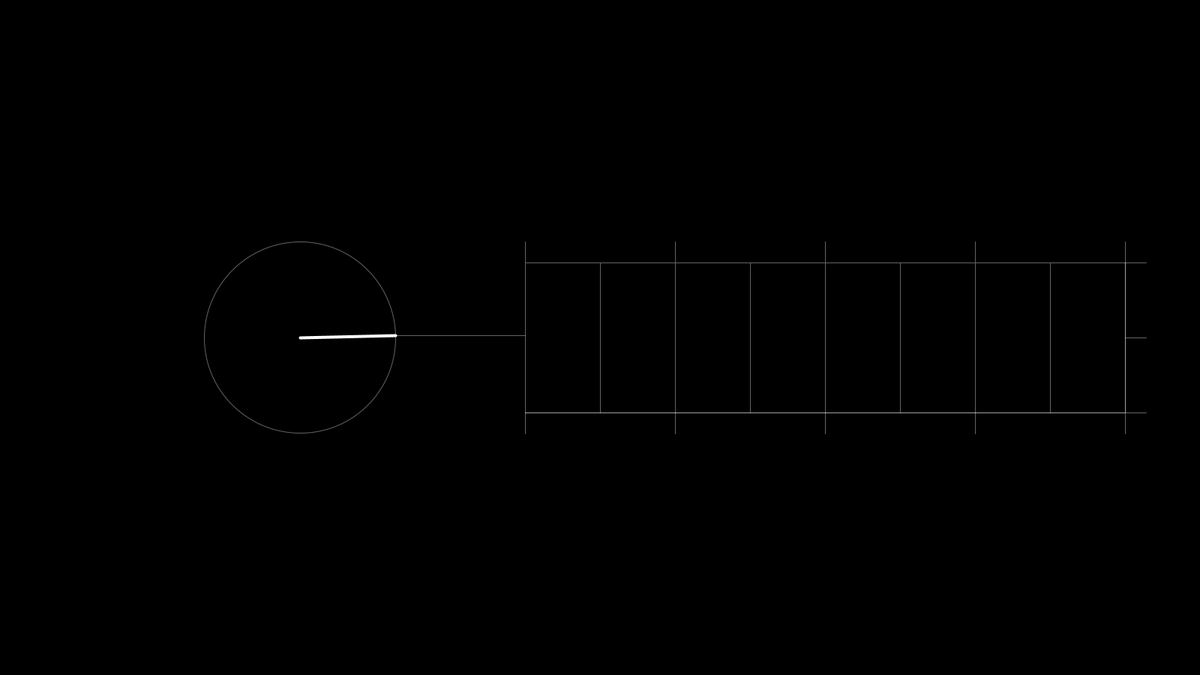
Frame 1 (no input)
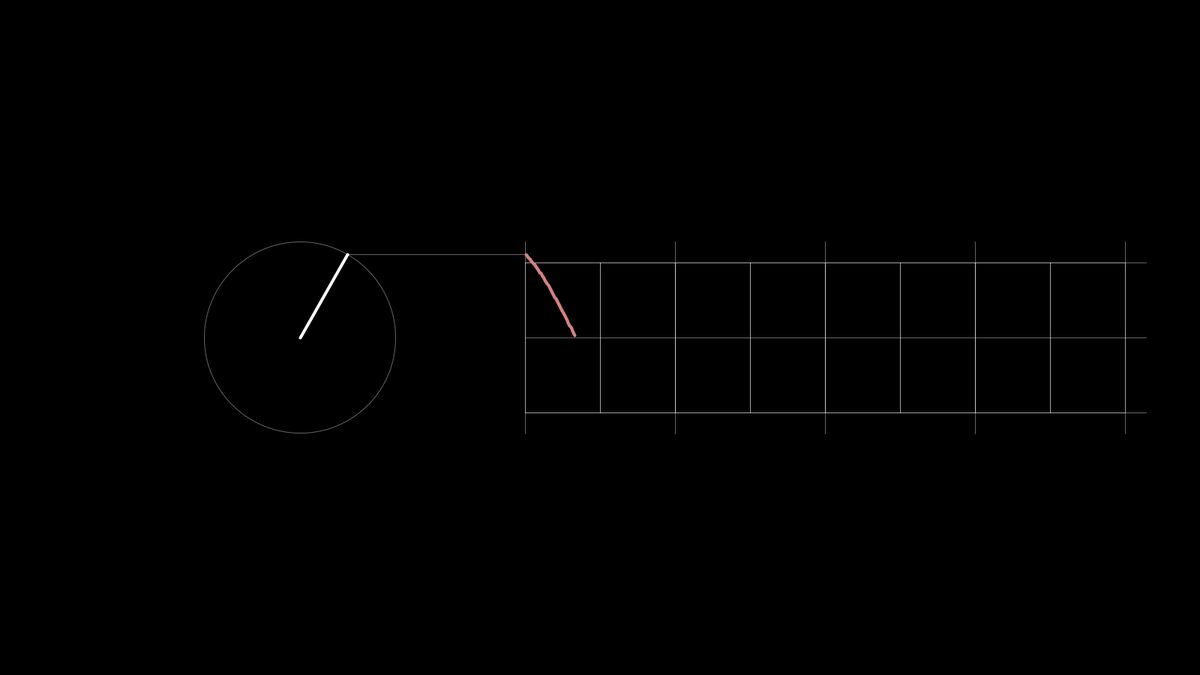
Frame 60 (the mouse pressed at the canvas centre just before this capture)
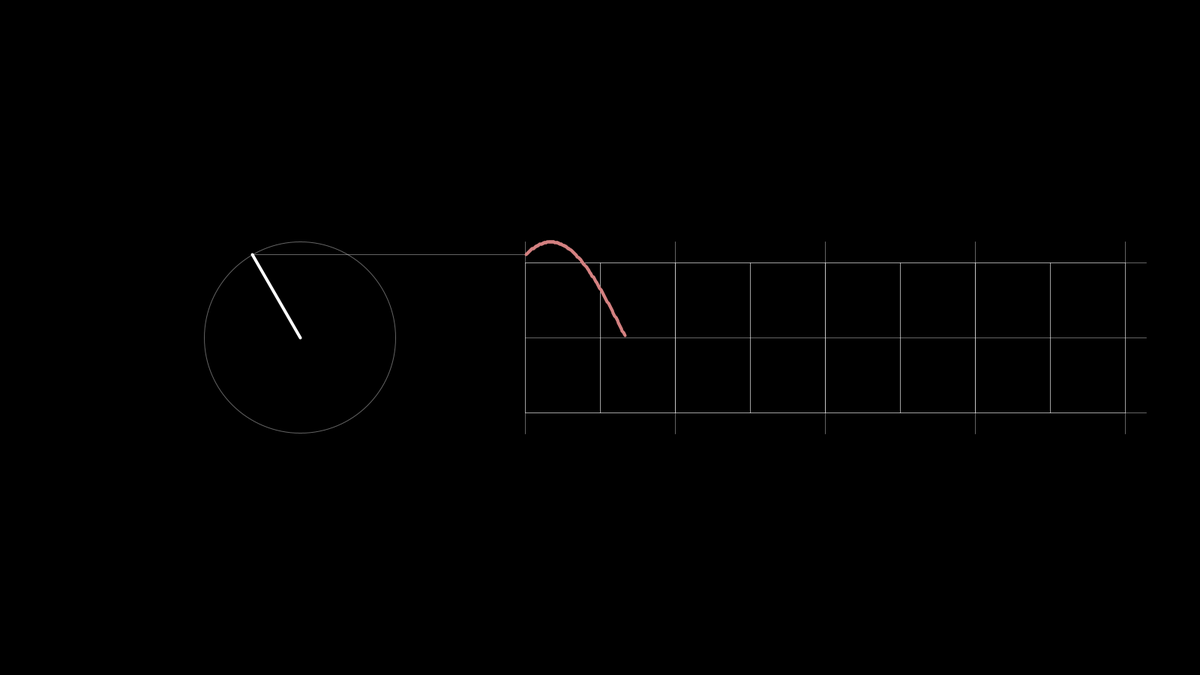
Frame 120 (the mouse held since frame 60 and released just before this capture)

The Processing sketch that drew these frames (run headless with seeded random() and noise(); from frame 60 on, the mouse is pressed at the canvas centre):

// Processing sketch: main
// ── main.pde
ArrayList<Sine> Waves;
ArrayList<PVector> Points;
float x, y;
PShape s;
int n, c, nPoints;

void setup() {
  size(1600, 900);
  x = width/2-100;
  Points = new ArrayList<PVector>();
  n = 2;
  c = -1;
  nPoints = 360;

  createWaves();

  float pix = (128*8)/720.0;
  println(128*4, pix);
}

void createWaves() {
  PVector o = new PVector(width/4, height/2);
  Waves = new ArrayList<Sine>();
  if (n <= 1 || n > 10) c*=-1;

  n+=c;

  for (int i = 0; i < n; i++) {
    Sine s = new Sine(100, i * 2 +1);
    s.setO(o);
    o = s.getN();
    Waves.add(s);
  }
}

void draw() {
  background(255);

  stroke(0, 100);
  strokeWeight(1);
  line(x, height/2-100, x+100*8+28, height/2-100);   
  line(x, height/2+100, x+100*8+28, height/2+100);   
  line(x, height/2, x+100*8+28, height/2);

  for (int i = 0; i < 9; i+=2) {
      line(x + (i*100), height/2-128, x + (i*100), height/2+128);
  }

  for (int i = 0; i < 8; i++) {
      rect(x + (i*100), height/2-100, 100, 200);
  }

  for (Sine s : Waves) {
    s.update();
    s.render();
  }

  y = Waves.get(Waves.size()-1).getN().y;

  if (Points.size() >= nPoints*2) {
    Points.remove(0);
  }

  if (Points.size() < nPoints*2) {
    PVector p = new PVector(x, y);
    Points.add(p);
  }

  stroke(0, 100);
  strokeWeight(1);
  line(Waves.get(Waves.size()-1).getN().x, y, x, y);
  for (PVector p : Points) {
    p.x+=(((100*8)/(nPoints*1.0))/2);
  }

  stroke(#2B7E7E);
  strokeWeight(4);
  for (int i = 0; i < Points.size()-1; i++) {
    PVector p1 = Points.get(i);
    PVector p2 = Points.get(i+1);
    line(p1.x, p1.y, p2.x, p2.y);
  }

  if (Waves.get(0).done == true) {
    createWaves();
  }

  filter(INVERT);
}

// ── Sine.pde
class Sine {
  PVector o;
  PVector n;
  float a;
  float f;
  int p;
  boolean done;

  Sine(float a, int p) {
    this.o = new PVector();
    this.n = new PVector();
    this.p = p;
    this.a = a * (4 / (this.p * PI));
    this.f = 0;
    this.done = false;
  }

  void setO(float x, float y) {
    this.o.set(x, y);
    this.update();
  }

  void setO(PVector o) {
    this.o = o;
    this.update();
  }

  PVector getN() {
    return this.n;
  }

  void update() {

    this.n.x = this.o.x + cos(this.p * this.f) * this.a;
    this.n.y = this.o.y + sin(this.p * this.f) * this.a;
    this.f  -= TWO_PI/(360);
    //    this.f  += 0.005;
    if (this.f <= -TWO_PI*2) this.done = true;
  }

  void render() {
    stroke(0);
    strokeWeight(4);
    line(this.o.x, this.o.y, this.n.x, this.n.y);
    stroke(0, 100);
    strokeWeight(1);
    noFill();
    ellipse(this.o.x, this.o.y, this.a * 2, this.a * 2);
  }
}
